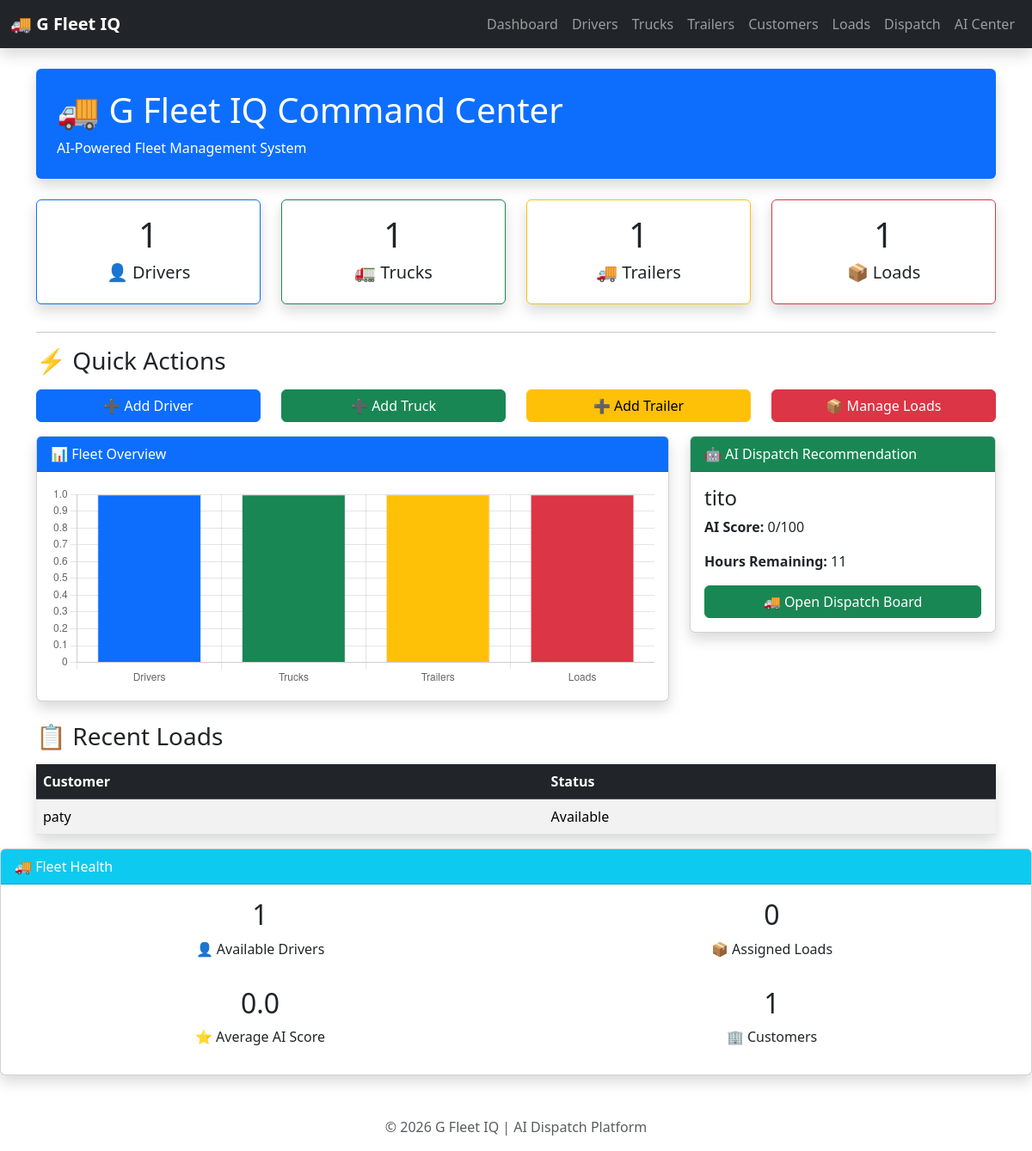
The page / on the database its author committed.
### fleet/models.py (models this page shows, shortened)
class Driver(models.Model):
    name = models.CharField(max_length=100)
    location = models.CharField(max_length=200)
    available = models.BooleanField(default=True)
    truck_capacity = models.IntegerField()
    status = models.CharField(
        max_length=20,
        default="Available"
    )
    hours_remaining = models.IntegerField(default=11)
    phone = models.CharField(max_length=20, blank=True)
    ai_score = models.IntegerField(default=0)
    miles_today = models.IntegerField(default=0)
    loads_completed = models.IntegerField(default=0)
    fuel_efficiency = models.FloatField(default=0)
    truck = models.ForeignKey(
        Truck,
        null=True,
        blank=True,
        on_delete=models.SET_NULL
    )

class Load(models.Model):
    customer = models.ForeignKey(
        Customer,
        on_delete=models.CASCADE,
        related_name="loads"
    )
    pickup = models.CharField(max_length=200)
    delivery = models.CharField(max_length=200)
    weight = models.IntegerField()
    distance = models.IntegerField(default=0)
    rate = models.DecimalField(
        max_digits=10,
        decimal_places=2,
        default=0
    )
    fuel_cost = models.DecimalField(
        max_digits=10,
        decimal_places=2,
        default=0
    )
    driver_pay = models.DecimalField(
        max_digits=10,
        decimal_places=2,
        default=0
    )
    tolls = models.DecimalField(
        max_digits=10,
        decimal_places=2,
        default=0
    )
    maintenance_cost = models.DecimalField(
        max_digits=10,
        decimal_places=2,
        default=0
    )
    insurance_cost = models.DecimalField(
        max_digits=10,
        decimal_places=2,
        default=0
    )
    profit = models.DecimalField(
        max_digits=10,
        decimal_places=2,
        default=0
    )
    profit_per_mile = models.DecimalField(
        max_digits=10,
        decimal_places=2,
        default=0
    )
    status = models.CharField(
        max_length=50,
        default="Available"
    )
    driver = models.ForeignKey(
        Driver,
        null=True,
        blank=True,
        on_delete=models.SET_NULL
    )
    truck = models.ForeignKey(
        Truck,
        null=True,
        blank=True,
        on_delete=models.SET_NULL
    )
    trailer = models.ForeignKey(
        Trailer,
        null=True,
        blank=True,
        on_delete=models.SET_NULL
    )

class Customer(models.Model):
    name = models.CharField(max_length=100)
    location = models.CharField(max_length=200)
    def __str__(self):
        return self.name

### dashboard/views.py (the view)
# urls.py: path("", views.home, name="home"),
def home(request):
    average_ai_score = (
        Driver.objects.aggregate(Avg("ai_score"))["ai_score__avg"] or 0
    )
    recommended_driver = (
        Driver.objects.filter(
            available=True,
            status="Available",
        )
        .order_by("-ai_score")
        .first()
    )
    context = {
        "drivers": Driver.objects.count(),
        "trucks": Truck.objects.count(),
        "trailers": Trailer.objects.count(),
        "loads": Load.objects.count(),
        "customers": Customer.objects.count(),
        "available_drivers": Driver.objects.filter(
            available=True
        ).count(),
        "assigned_loads": Load.objects.filter(
            status="Assigned"
        ).count(),
        "available_trucks": Truck.objects.count(),
        "available_trailers": Trailer.objects.count(),
        "available_loads": Load.objects.filter(
            status="Available"
        ).count(),
        "completed_loads": Load.objects.filter(
            status="Assigned"
        ).count(),
        "average_ai_score": average_ai_score,
        "recommended_driver": recommended_driver,
        "top_drivers": Driver.objects.order_by("-ai_score")[:5],
        "recent_loads": Load.objects.order_by("-id")[:5],
    }
    return render(
        request,
        "dashboard/home.html",
        context,
    )

### dashboard/templates/dashboard/home.html (shortened to what this page needs)
{% extends "dashboard/base.html" %}
{% block content %}
<div class="p-4 mb-4 bg-primary text-white rounded shadow">
    <h1>🚚 G Fleet IQ Command Center</h1>
    <p class="mb-0">
        AI-Powered Fleet Management System
    </p>
</div>
<div class="row">
    <div class="col-md-3 mb-3">
        <a href="{% url 'drivers' %}" class="text-decoration-none">
            <div class="card shadow border-primary text-center">
                <div class="card-body">
                    <h1>{{ drivers }}</h1>
                    <h5 class="text-dark">👤 Drivers</h5>
                </div>
            </div>
        </a>
    </div>
    <div class="col-md-3 mb-3">
        <a href="{% url 'trucks' %}" class="text-decoration-none">
            <div class="card shadow border-success text-center">
                <div class="card-body">
                    <h1>{{ trucks }}</h1>
                    <h5 class="text-dark">🚛 Trucks</h5>
                </div>
            </div>
        </a>
    </div>
    <div class="col-md-3 mb-3">
        <a href="{% url 'trailers' %}" class="text-decoration-none">
            <div class="card shadow border-warning text-center">
                <div class="card-body">
                    <h1>{{ trailers }}</h1>
                    <h5 class="text-dark">🚚 Trailers</h5>
                </div>
            </div>
        </a>
    </div>
    <div class="col-md-3 mb-3">
        <a href="{% url 'loads' %}" class="text-decoration-none">
            <div class="card shadow border-danger text-center">
                <div class="card-body">
                    <h1>{{ loads }}</h1>
                    <h5 class="text-dark">📦 Loads</h5>
                </div>
            </div>
        </a>
    </div>
</div>
<hr>
<h3 class="mb-3">⚡ Quick Actions</h3>
<div class="row">
    <div class="col-md-3 mb-3">
        <a href="{% url 'add_driver' %}" class="btn btn-primary w-100">
            ➕ Add Driver
        </a>
    </div>
    <div class="col-md-3 mb-3">
        <a href="{% url 'add_truck' %}" class="btn btn-success w-100">
            ➕ Add Truck
        </a>
    </div>
    <div class="col-md-3 mb-3">
        <a href="{% url 'add_trailer' %}" class="btn btn-warning w-100">
            ➕ Add Trailer
        </a>
    </div>
    <div class="col-md-3 mb-3">
        <a href="{% url 'loads' %}" class="btn btn-danger w-100">
            📦 Manage Loads
        </a>
    </div>
</div>
<div class="row">
    <div class="col-lg-8">
        <div class="card shadow mb-4">
            <div class="card-header bg-primary text-white">
                📊 Fleet Overview
            </div>
            <div class="card-body">
                <canvas id="fleetChart" height="100"></canvas>
            </div>
        </div>
    </div>
    <div class="col-lg-4">
        <div class="card shadow mb-4">
            <div class="card-header bg-success text-white">
                🤖 AI Dispatch Recommendation
            </div>
            <div class="card-body">
                {% if recommended_driver %}
                    <h4>{{ recommended_driver.name }}</h4>
                    <p><strong>AI Score:</strong> {{ recommended_driver.ai_score }}/100</p>
                    <p><strong>Hours Remaining:</strong> {{ recommended_driver.hours_remaining }}</p>
                    <a href="{% url 'dispatch_board' %}" class="btn btn-success w-100">
                        🚚 Open Dispatch Board
                    </a>
                {% else %}
                    <p>No available drivers.</p>
                {% endif %}
            </div>
        </div>
    </div>
</div>
<h3 class="mb-3">📋 Recent Loads</h3>
<table class="table table-striped shadow">
    <thead class="table-dark">
        <tr>
            <th>Customer</th>
            <th>Status</th>
        </tr>
    </thead>
    <tbody>
    {% for load in recent_loads %}
        <tr>
            <td>{{ load.customer }}</td>
            <td>{{ load.status }}</td>
        </tr>
    {% empty %}
        <tr>
            <td colspan="2">No recent loads.</td>
        </tr>
    {% endfor %}
    </tbody>
</table>
<script>
const ctx = document.getElementById("fleetChart");
new Chart(ctx, {
    type: "bar",
    data: {
        labels: [
            "Drivers",
            "Trucks",
            "Trailers",
            "Loads"
        ],
        datasets: [{
            label: "Fleet Overview",
            data: [
                {{ drivers }},
                {{ trucks }},
                {{ trailers }},
                {{ loads }}
            ],
            backgroundColor: [
                "#0d6efd",
                "#198754",
                "#ffc107",
                "#dc3545"
            ],
            borderWidth: 1
        }]
    },
        options: {
        responsive: true,
        plugins: {
            legend: {
                display: false
            }
        },
        scales: {
            y: {
                beginAtZero: true
            }
        }
    }
});
</script>
</div>
<div class="card shadow mb-4">
    <div class="card-header bg-info text-white">
        🚚 Fleet Health
    </div>
    <div class="card-body">
        <div class="row text-center">
            <div class="col-6">
                <h2>{{ available_drivers }}</h2>
                <p>👤 Available Drivers</p>
            </div>
            <div class="col-6">
                <h2>{{ assigned_loads }}</h2>
                <p>📦 Assigned Loads</p>
            </div>
            <div class="col-6 mt-3">
                <h2>{{ average_ai_score|floatformat:1 }}</h2>
                <p>⭐ Average AI Score</p>
            </div>
            <div class="col-6 mt-3">
                <h2>{{ customers }}</h2>
                <p>🏢 Customers</p>
            </div>
        </div>
    </div>
</div>
{% endblock %}

### rows shown on the page
Driver: name "tito", ai_score "0", hours_remaining "11"
Load: customer "paty", status "Available"

### other values the page prints
{{ drivers }} "1"
{{ trucks }} "1"
{{ trailers }} "1"
{{ loads }} "1"
{{ available_drivers }} "1"
{{ assigned_loads }} "0"
{{ average_ai_score|floatformat:1 }} "0.0"
{{ customers }} "1"
chart data {{ drivers }} 1
chart data {{ trucks }} 1
chart data {{ trailers }} 1
chart data {{ loads }} 1
